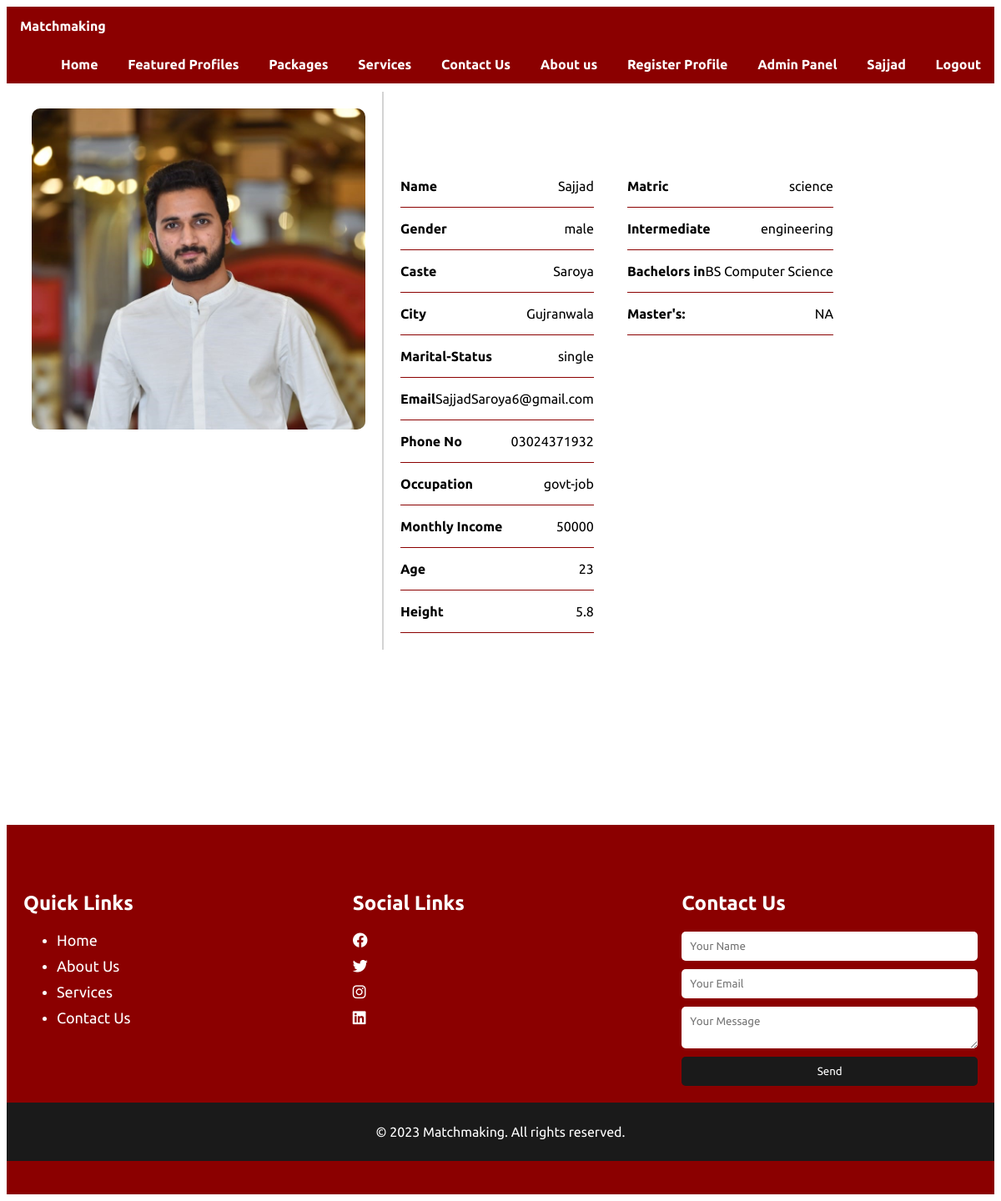
Page /profile_detail.php?c_id=53 (signed in) on the committed database.
### tables this page shows
CREATE TABLE `academics` (
  `id` int(11) NOT NULL,
  `c_id` int(11) NOT NULL,
  `matric_degree` varchar(50) NOT NULL,
  `intermediate_degree` varchar(50) NOT NULL,
  `bachelors_detail` text NOT NULL,
  `masters_detail` text NOT NULL
);

CREATE TABLE `candidate` (
  `id` int(11) NOT NULL,
  `name` varchar(50) NOT NULL,
  `email` varchar(50) NOT NULL,
  `phone_no` varchar(20) NOT NULL,
  `religion` varchar(30) NOT NULL,
  `occupation` varchar(40) NOT NULL,
  `monthly_income` int(50) NOT NULL,
  `age` int(4) NOT NULL,
  `height` varchar(30) NOT NULL,
  `gender` varchar(20) NOT NULL,
  `marital_status` varchar(20) NOT NULL,
  `caste` varchar(30) NOT NULL,
  `profile_img` varchar(50) NOT NULL,
  `c_id` int(11) DEFAULT NULL,
  `city` varchar(50) NOT NULL
);

### profile_detail.php (the view, shortened to what this page needs)
<?php
include("header.php");
include("connection.php");
if (isset($_GET['c_id'])) {
    $c_id = $_GET['c_id'];
    $sql = "SELECT c.*, e.matric_degree, e.intermediate_degree, e.bachelors_detail, e.masters_detail
            FROM candidate c
            LEFT JOIN academics e ON c.c_id = e.c_id
            WHERE c.c_id = $c_id";
    $result = $conn->query($sql);
    if ($result->num_rows > 0) {
        $row = $result->fetch_assoc();
?>
<!DOCTYPE html>
<html>
<head>
    <link rel="stylesheet" type="text/css" href="profile_detail2.css">
</head>
<body>
    <div class="profile-details">
      <div class="profile-image">
          <img src="<?php echo $row['profile_img']; ?>" alt="Profile Image" width="400">
          <h2><?php echo $row['name']; ?> <?php echo $row['caste']; ?></h2>
      </div>
      <div class="other-detail">
          <div class="candidate-detail">
            <h2>Candidate Detail</h2>
            <div class="detail">
              <Span>Name</Span>
              <p><?php echo $row['name']; ?></p>
            </div>
            <div class="detail">
              <span>Gender</span>
              <p><?php echo $row['gender']; ?></p>
            </div>
            <div class="detail">
              <span>Caste</span>
              <p><?php echo $row['caste']; ?></p>
            </div>
            <div class="detail">
              <span>City</span>
              <p><?php echo $row['city']; ?></p>
            </div>
            <div class="detail">
              <span>Marital-Status</span>
              <p><?php echo $row['marital_status']; ?></p>
            </div>
            <div class="detail">
              <span>Email</span>
              <p><?php echo $row['email']; ?></p>
            </div>
             <div class="detail">
              <span>Phone No</span>
              <p><?php echo $row['phone_no']; ?></p>
            </div>
            <div class="detail">
              <span>Occupation</span>
              <p><?php echo $row['occupation']; ?></p>
            </div>
            <div class="detail">
              <span>Monthly Income</span>
              <p><?php echo $row['monthly_income']; ?></p>
            </div>
            <div class="detail">
              <span>Age</span>
              <p><?php echo $row['age']; ?></p>
            </div>
            <div class="detail">
              <span>Height</span>
               <p><?php echo $row['height']; ?></p>
            </div>
          </div>
          <div class="education-detail">
            <h2>Education Detail</h2>
            <div class="detail">
              <span>Matric</span>
              <p><?php echo $row['matric_degree']; ?></p>
            </div>
            <div class="detail">
              <span>Intermediate</span>
               <p><?php echo $row['intermediate_degree']; ?></p>
            </div>
            <div class="detail">
              <span>Bachelors in</span>
              <p><?php echo $row['bachelors_detail']; ?></p>
            </div>
            <div class="detail">
              <span>Master's:</span>
              <p><?php echo $row['masters_detail']; ?></p>
            </div>
          </div>
      </div>
    </div>
</body>
</html>
<?php
    } else {
        echo "User not found.";
    }
} else {
    echo "No user ID provided.";
}
?>
<?php
  include("footer.php");
?>

### header.php (shortened to what this page needs)
<?php
    $loggedIn = isset($_SESSION['c_username']);
?>
<!DOCTYPE html>
<html>
<head>
    <link rel="stylesheet" type="text/css" href="header.css">
</head>
<body>
    <div class="navbar">
        <a href=" " class="title"> Matchmaking</a>
        <div class="navbar-links">
            <a href="index.php">Home</a>
            <a href="#container-card">Featured Profiles</a>
            <a href="packages.php">Packages</a>
            <a href="services.php">Services</a>
            <a href="contactus.php">Contact Us</a>
            <a href="aboutus.php">About us</a>
            <a href="registeration.php">Register Profile</a>
            <a href="admin_login.php" class="button">Admin Panel</a>
            <?php if($loggedIn): ?>
                <a href=""><?php echo $_SESSION['c_username']; ?></a>
                <a href="?logout=true">Logout</a>
            <?php else: ?>
                <a href="candidate_login.php">Login</a>
            <?php endif; ?>
        </div>
    </div>
</body>
</html>

### footer.php (shortened to what this page needs)
<!DOCTYPE html>
<html>
<head>
    <link rel="stylesheet" href="https://cdnjs.cloudflare.com/ajax/libs/font-awesome/6.0.0-beta3/css/all.min.css">
    <link rel="stylesheet" type="text/css" href="footer2.css">
</head>
<body>
    <footer class="footer">
    <div class="container">
        <div class="footer-content">
            <div class="footer-section links">
                <h2>Quick Links</h2>
                <ul>
                    <li><a href="index.php">Home</a></li>
                    <li><a href="aboutus.php">About Us</a></li>
                    <li><a href="services.php">Services</a></li>
                    <li><a href="contactus.php">Contact Us</a></li>
                </ul>
            </div>
            <div class="footer-section social">
                <h2>Social Links</h2>
                <a href="#" class="social-icon"><i class="fab fa-facebook"></i></a>
                <a href="#" class="social-icon"><i class="fab fa-twitter"></i></a>
                <a href="#" class="social-icon"><i class="fab fa-instagram"></i></a>
                <a href="#" class="social-icon"><i class="fab fa-linkedin"></i></a>
            </div>
            <div class="footer-section contact-form">
            <h2>Contact Us</h2>
            <form action="" method="post">
                <input type="text" name="name" placeholder="Your Name">
                <input type="email" name="email" placeholder="Your Email">
                <textarea name="message" placeholder="Your Message"></textarea>
                <button type="submit" class="btn">Send</button>
            </form>
        </div>
        </div>
    </div>
    <div class="footer-bottom">
        <p>&copy; <?php echo date("Y"); ?> Matchmaking. All rights reserved.</p>
    </div>
</footer>
</body>
</html>

### header.css (style rules this page uses)
.navbar { background-color: darkred; overflow: hidden; }
.navbar a.title { float: left; color: white; text-align: center; padding: 14px 16px; text-decoration: none; font-weight: bold; }
.navbar .navbar-links { float: right; }
.navbar a { display: inline-block; color: white; text-align: center; padding: 14px 16px; text-decoration: none; font-weight: bold; }

### profile_detail2.css (style rules this page uses)
* { font-family: 'Ubuntu', sans-serif; }
.profile-details { width: 100%; display: flex; flex-wrap: wrap; padding: 10px; }
.profile-image { width: 400px; padding: 20px; border-right: 2px solid lightgrey; }
img { width: 100%; border-radius: 10px; }
.profile-image h2 { text-align: center; }
.other-detail { display: flex; flex-wrap: wrap; }
.candidate-detail { display: flex; flex-direction: column; padding: 20px; }
.detail { display: flex; justify-content: space-between; align-items: center; border-bottom: 1px solid darkred; }
.detail span { flex: 1; font-weight: bold; }
.education-detail { padding: 20px; flex-direction: column; padding: 20px; }

### footer2.css (style rules this page uses)
.footer { margin-top: 200px; background-color: darkred; color: white; padding: 40px 0; }
.footer-content { display: flex; justify-content: space-around; flex-wrap: wrap; }
h2 { color: white; text-align: left; }
.footer-section { padding: 20px; flex: 1; max-width: 30%; }
.footer-section a { text-decoration: none; color: white; display: block; margin-bottom: 10px; font-size: 18px; }
.social-icon { font-size: 24px; margin-right: 10px; }
.contact-form form { display: flex; flex-direction: column; }
.contact-form input, .contact-form textarea { padding: 10px; margin-bottom: 10px; border: none; border-radius: 5px; }
.contact-form button { background-color: #1a1a1a; color: white; border: none; border-radius: 5px; padding: 10px; cursor: pointer; }
.footer-bottom { background-color: #1a1a1a; color: white; text-align: center; padding: 10px 0; }

### rows in the picture
academics: candidate.profile_img (picture), candidate.name "Sajjad", candidate.gender "male", candidate.caste "Saroya", candidate.city "Gujranwala", candidate.marital_status "single", candidate.email "SajjadSaroya6@gmail.com", candidate.phone_no "03024371932", candidate.occupation "govt-job", candidate.monthly_income "50000", candidate.age "23", candidate.height "5.8", matric_degree "science", intermediate_degree "engineering", bachelors_detail "BS Computer Science", masters_detail "NA"

### other values in the picture
$_SESSION['c_username'] "Sajjad"
